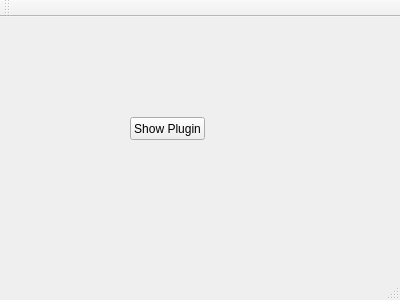
<?xml version="1.0" encoding="UTF-8"?>
<ui version="4.0">
 <class>MainWindow</class>
 <widget class="QMainWindow" name="MainWindow">
  <property name="geometry">
   <rect>
    <x>0</x>
    <y>0</y>
    <width>400</width>
    <height>300</height>
   </rect>
  </property>
  <property name="windowTitle">
   <string>MainWindow</string>
  </property>
  <widget class="QWidget" name="centralWidget">
   <widget class="QPushButton" name="pushButton">
    <property name="geometry">
     <rect>
      <x>130</x>
      <y>100</y>
      <width>75</width>
      <height>23</height>
     </rect>
    </property>
    <property name="text">
     <string>Show Plugin</string>
    </property>
   </widget>
  </widget>
  <widget class="QMenuBar" name="menuBar">
   <property name="geometry">
    <rect>
     <x>0</x>
     <y>0</y>
     <width>400</width>
     <height>21</height>
    </rect>
   </property>
  </widget>
  <widget class="QToolBar" name="mainToolBar">
   <attribute name="toolBarArea">
    <enum>TopToolBarArea</enum>
   </attribute>
   <attribute name="toolBarBreak">
    <bool>false</bool>
   </attribute>
  </widget>
  <widget class="QStatusBar" name="statusBar"/>
 </widget>
 <layoutdefault spacing="6" margin="11"/>
 <resources/>
 <connections/>
</ui>
